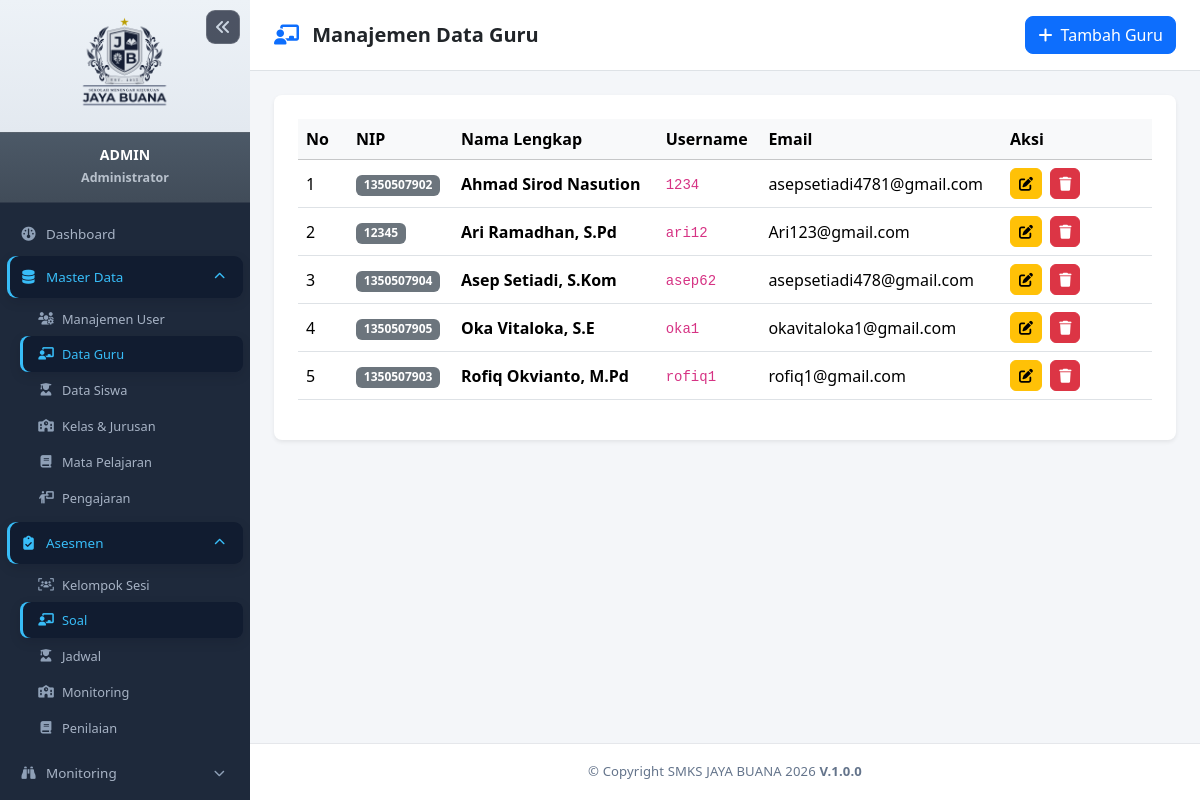
Screenshot of /admin/guru.php (signed in) with the database file from the repository.
### tables this page shows
CREATE TABLE `guru` (
  `id` int(10) UNSIGNED NOT NULL,
  `user_id` int(10) UNSIGNED NOT NULL,
  `nip` varchar(30) DEFAULT NULL,
  `nama_lengkap` varchar(100) NOT NULL,
  `email` varchar(100) DEFAULT NULL,
  `created_at` timestamp NULL DEFAULT current_timestamp()
);

CREATE TABLE `users` (
  `id` int(10) UNSIGNED NOT NULL,
  `username` varchar(50) NOT NULL,
  `password` varchar(255) NOT NULL,
  `email` varchar(100) DEFAULT NULL,
  `role_id` tinyint(3) UNSIGNED NOT NULL,
  `is_active` tinyint(1) NOT NULL DEFAULT 1,
  `created_at` timestamp NULL DEFAULT current_timestamp(),
  `updated_at` timestamp NULL DEFAULT current_timestamp() ON UPDATE current_timestamp()
);

### config/helper.php (called while the page is built, shortened)
<?php
function sanitize($data) {
    return htmlspecialchars(trim($data), ENT_QUOTES, 'UTF-8');
}

### admin/guru.php (the view, shortened to what this page needs)
<?php
require_once __DIR__ . '/../config/helper.php';
$db = Database::getInstance();
$stmt_list = $db->query("
    SELECT g.*, u.username, u.is_active
    FROM guru g
    JOIN users u ON g.user_id = u.id
    ORDER BY g.nama_lengkap ASC
");
$daftar_guru = $stmt_list->fetchAll();
?>
<?php require_once __DIR__ . '/../includes/header.php'; ?>
<?php require_once __DIR__ . '/../includes/sidebar.php'; ?>
<div id="page-content-wrapper">
    <nav class="navbar navbar-expand-lg navbar-light bg-white border-bottom px-4 py-3">
        <div class="d-flex align-items-center justify-content-between w-100">
            <h5 class="mb-0 fw-bold"><i class="fa-solid fa-chalkboard-user text-primary me-2"></i> Manajemen Data Guru</h5>
            <button class="btn btn-primary rounded-3" data-bs-toggle="modal" data-bs-target="#modalTambahGuru">
                <i class="fa-solid fa-plus me-1"></i> Tambah Guru
            </button>
        </div>
    </nav>
    <div class="container-fluid p-4">
        <div class="card border-0 shadow-sm rounded-3">
            <div class="card-body p-4">
                <div class="table-responsive">
                    <table class="table table-hover align-middle">
                        <thead class="table-light">
                            <tr>
                                <th width="50">No</th>
                                <th>NIP</th>
                                <th>Nama Lengkap</th>
                                <th>Username</th>
                                <th>Email</th>
                                <th width="150">Aksi</th>
                            </tr>
                        </thead>
                        <tbody>
                            <?php if (empty($daftar_guru)): ?>
                                <tr>
                                    <td colspan="6" class="text-center py-4 text-muted">Belum ada data guru yang terdaftar.</td>
                                </tr>
                            <?php else: ?>
                                <?php $no = 1; foreach ($daftar_guru as $g): ?>
                                    <tr>
                                        <td><?= $no++ ?></td>
                                        <td><span class="badge bg-secondary"><?= htmlspecialchars($g['nip'] ?: '-') ?></span></td>
                                        <td><strong><?= htmlspecialchars($g['nama_lengkap']) ?></strong></td>
                                        <td><code><?= htmlspecialchars($g['username']) ?></code></td>
                                        <td><?= htmlspecialchars($g['email'] ?: '-') ?></td>
                                        <td>
                                            <button class="btn btn-sm btn-warning me-1 rounded-2"
                                                    data-bs-toggle="modal"
                                                    data-bs-target="#modalEditGuru<?= $g['id'] ?>">
                                                <i class="fa-solid fa-pen-to-square"></i>
                                            </button>
                                            <a href="guru.php?hapus=<?= $g['id'] ?>"
                                               class="btn btn-sm btn-danger rounded-2"
                                               onclick="return confirm('Apakah Anda yakin ingin menghapus guru ini beserta akunnya?');">
                                                <i class="fa-solid fa-trash"></i>
                                            </a>
                                        </td>
                                    </tr>
                                <?php endforeach; ?>
                            <?php endif; ?>
                        </tbody>
                    </table>
                </div>
            </div>
        </div>
    </div>
</div>
<?php require_once __DIR__ . '/../includes/footer.php'; ?>

### includes/header.php (shortened to what this page needs)
<?php
require_once __DIR__ . '/../config/helper.php';
?>
<!DOCTYPE html>
<html lang="id">
<head>
    <link href="https://cdn.jsdelivr.net/npm/bootstrap@5.3.2/dist/css/bootstrap.min.css" rel="stylesheet">
    <link href="https://cdnjs.cloudflare.com/ajax/libs/font-awesome/6.4.0/css/all.min.css" rel="stylesheet">
    <link href="https://cdn.jsdelivr.net/npm/sweetalert2@11/dist/sweetalert2.min.css" rel="stylesheet">
</head>
<body>
<div id="wrapper">

### includes/sidebar.php (shortened to what this page needs)
<?php
$current_page = basename($_SERVER['PHP_SELF']);
$role_id = (int)($_SESSION['role_id'] ?? 0);
$sidebar_profile_name = $_SESSION['username'] ?? 'Pengguna';
$sidebar_profile_role = [1 => 'Administrator', 2 => 'Guru', 3 => 'Siswa'][$role_id] ?? 'Pengguna';
?>
<div id="sidebar-wrapper" class="<?= $role_id === 1 ? 'admin-sidebar' : '' ?>">
    <div class="sidebar-profile">
        <div class="sidebar-profile-logo">
            <img src="../assets/img/jb-mobile.png" alt="Logo SMKS Jaya Buana">
        </div>
        <div class="sidebar-profile-info">
            <span class="sidebar-profile-name"><?= sanitize($sidebar_profile_name) ?></span>
            <span class="sidebar-profile-role"><?= sanitize($sidebar_profile_role) ?></span>
        </div>
    </div>
    <?php if ($role_id === 1): ?>
    <button type="button" class="admin-sidebar-toggle" id="adminSidebarToggle" aria-label="Kecilkan sidebar" title="Kecilkan sidebar">
        <i class="fa-solid fa-angles-left"></i>
    </button>
    <?php endif; ?>
    <div class="list-group list-group-flush mt-3">
        <?php if ($role_id === 1): ?>
        <a href="index.php" class="list-group-item list-group-item-action <?= ($current_page == 'index.php') ? 'active' : '' ?>">
            <i class="fa-solid fa-gauge me-2"></i><span class="sidebar-menu-label">Dashboard</span>
        </a>
        <?php $admin_master_aktif = in_array($current_page, ['users.php','guru.php','siswa.php','kelas.php','mapel.php','pengajaran.php'], true); ?>
        <a href="#sidebarAdminMaster" class="list-group-item list-group-item-action <?= $admin_master_aktif ? 'active' : '' ?>" data-bs-toggle="collapse" aria-expanded="<?= $admin_master_aktif ? 'true' : 'false' ?>" aria-controls="sidebarAdminMaster">
            <i class="fa-solid fa-database me-2"></i><span class="sidebar-menu-label flex-grow-1">Master Data</span><i class="fa-solid fa-chevron-down sidebar-menu-chevron"></i>
        </a>
        <div class="collapse sidebar-submenu <?= $admin_master_aktif ? 'show' : '' ?>" id="sidebarAdminMaster">
            <a href="users.php" class="list-group-item list-group-item-action <?= $current_page === 'users.php' ? 'active' : '' ?>"><i class="fa-solid fa-users-gear me-2"></i><span class="sidebar-menu-label">Manajemen User</span></a>
            <a href="guru.php" class="list-group-item list-group-item-action <?= $current_page === 'guru.php' ? 'active' : '' ?>"><i class="fa-solid fa-chalkboard-user me-2"></i><span class="sidebar-menu-label">Data Guru</span></a>
            <a href="siswa.php" class="list-group-item list-group-item-action <?= $current_page === 'siswa.php' ? 'active' : '' ?>"><i class="fa-solid fa-user-graduate me-2"></i><span class="sidebar-menu-label">Data Siswa</span></a>
            <a href="kelas.php" class="list-group-item list-group-item-action <?= $current_page === 'kelas.php' ? 'active' : '' ?>"><i class="fa-solid fa-school me-2"></i><span class="sidebar-menu-label">Kelas &amp; Jurusan</span></a>
            <a href="mapel.php" class="list-group-item list-group-item-action <?= $current_page === 'mapel.php' ? 'active' : '' ?>"><i class="fa-solid fa-book me-2"></i><span class="sidebar-menu-label">Mata Pelajaran</span></a>
            <a href="pengajaran.php" class="list-group-item list-group-item-action <?= $current_page === 'pengajaran.php' ? 'active' : '' ?>"><i class="fa-solid fa-person-chalkboard me-2"></i><span class="sidebar-menu-label">Pengajaran</span></a>
        </div>
        <?php $admin_master_aktif = in_array($current_page, ['users.php','guru.php','siswa.php','kelas.php','mapel.php','pengajaran.php'], true); ?>
        <a href="#sidebarAdminMaster" class="list-group-item list-group-item-action <?= $admin_master_aktif ? 'active' : '' ?>" data-bs-toggle="collapse" aria-expanded="<?= $admin_master_aktif ? 'true' : 'false' ?>" aria-controls="sidebarAdminMaster">
            <i class="fa-solid fa-clipboard-check me-2"></i><span class="sidebar-menu-label flex-grow-1">Asesmen</span><i class="fa-solid fa-chevron-down sidebar-menu-chevron"></i>
        </a>
        <div class="collapse sidebar-submenu <?= $admin_master_aktif ? 'show' : '' ?>" id="sidebarAdminMaster">
            <a href="kelompok_sesi.php" class="list-group-item list-group-item-action <?= $current_page === 'kelompok_sesi.php' ? 'active' : '' ?>"><i class="fa-solid fa-users-viewfinder me-2"></i><span class="sidebar-menu-label">Kelompok Sesi</span></a>
            <a href="guru.php" class="list-group-item list-group-item-action <?= $current_page === 'guru.php' ? 'active' : '' ?>"><i class="fa-solid fa-chalkboard-user me-2"></i><span class="sidebar-menu-label">Soal</span></a>
            <a href="siswa.php" class="list-group-item list-group-item-action <?= $current_page === 'siswa.php' ? 'active' : '' ?>"><i class="fa-solid fa-user-graduate me-2"></i><span class="sidebar-menu-label">Jadwal</span></a>
            <a href="kelas.php" class="list-group-item list-group-item-action <?= $current_page === 'kelas.php' ? 'active' : '' ?>"><i class="fa-solid fa-school me-2"></i><span class="sidebar-menu-label">Monitoring</span></a>
            <a href="mapel.php" class="list-group-item list-group-item-action <?= $current_page === 'mapel.php' ? 'active' : '' ?>"><i class="fa-solid fa-book me-2"></i><span class="sidebar-menu-label">Penilaian</span></a>
        </div>
        <?php $admin_monitor_aktif = in_array($current_page, ['monitoring.php','monitoring_materi.php','monitoring_tugas.php','monitoring_ujian.php','aktivitas_guru.php'], true); ?>
        <a href="#sidebarAdminMonitoring" class="list-group-item list-group-item-action <?= $admin_monitor_aktif ? 'active' : '' ?>" data-bs-toggle="collapse" aria-expanded="<?= $admin_monitor_aktif ? 'true' : 'false' ?>" aria-controls="sidebarAdminMonitoring">
            <i class="fa-solid fa-binoculars me-2"></i><span class="sidebar-menu-label flex-grow-1">Monitoring</span><i class="fa-solid fa-chevron-down sidebar-menu-chevron"></i>
        </a>
        <?php endif; ?>
    </div>
</div>

### includes/footer.php (shortened to what this page needs)
</div>
</body>
</html>

### includes/header.php (style rules this page uses)
:root { --sidebar-width: 250px; }
body { background-color: #f4f6f9; font-family: 'Segoe UI', Tahoma, Geneva, Verdana, sans-serif; }
#wrapper { display: flex; width: 100%; height: 100vh; height:100dvh; overflow-x: hidden; }
#sidebar-wrapper { width: var(--sidebar-width); background: #1e293b; color: #fff; flex-shrink: 0; transition: all 0.3s; }
#sidebar-wrapper .list-group-item { background: transparent; color: #94a3b8; border: none; padding: 0.8rem 1.5rem; font-weight: 500; }
#sidebar-wrapper .list-group-item:hover, #sidebar-wrapper .list-group-item.active { background: #0f172a; color: #38bdf8; border-left: 4px solid #38bdf8; }
#page-content-wrapper { flex-grow: 1; overflow-y: auto; }

### includes/sidebar.php (style rules this page uses)
.sidebar-profile { border-bottom: 1px solid rgba(255,255,255,.08); text-align: center; }
.sidebar-profile-logo { height: 132px; padding: 12px 20px 16px; display: grid; place-items: center; background: linear-gradient(180deg, #edf2f7 0%, #e3e9f0 100%); overflow: hidden; }
.sidebar-profile-logo img { display: block; width: 96px; height: 96px; max-width: 100%; max-height: 100%; object-fit: contain; mix-blend-mode: multiply; }
.sidebar-profile-info { padding: 13px 12px 14px; border-top: 1px solid rgba(255,255,255,.12); background: linear-gradient(180deg, #4c5967 0%, #414c59 100%); }
.sidebar-profile-name { display: block; color: #fff; font-size: .88rem; font-weight: 750; line-height: 1.3; text-transform: uppercase; overflow-wrap: anywhere; }
.sidebar-profile-role { display: block; margin-top: 5px; color: #b8c1cc; font-size: .78rem; font-weight: 650; }
#sidebar-wrapper .list-group { padding: 3px 7px 12px; margin-top: 7px !important; gap: 2px; overflow-y: auto; overflow-x: hidden; flex: 1 1 auto; }
#sidebar-wrapper .list-group-item { min-height: 42px; padding: 9px 11px; border: 0 !important; border-radius: 9px; color: #a7b3c5; font-size: .84rem; line-height: 1.25; display: flex; align-items: center; transition: color .18s ease, background .18s ease, transform .18s ease; }
#sidebar-wrapper .list-group-item i { width: 21px; margin-right: 7px !important; color: #8fa0b7; font-size: .88rem; text-align: center; transition: color .18s ease; }
#sidebar-wrapper .list-group-item.active { color: #38bdf8; background: #111c30; box-shadow: inset 3px 0 0 #38bdf8, 0 4px 12px rgba(2,8,23,.12); }
#sidebar-wrapper .list-group-item.active i { color: #38bdf8; }
#sidebar-wrapper .sidebar-submenu { margin: 1px 0 4px; padding-left: 13px; }
#sidebar-wrapper .sidebar-submenu .list-group-item { min-height: 36px; padding: 7px 10px 7px 17px; font-size: .8rem; border-radius: 8px; }
#sidebar-wrapper .sidebar-submenu .list-group-item i { width: 18px; font-size: .78rem; }
#sidebar-wrapper .sidebar-menu-chevron { width: auto !important; margin-right: 0 !important; font-size: .7rem !important; transition: transform .2s ease; }
#sidebar-wrapper [aria-expanded="true"] .sidebar-menu-chevron { transform: rotate(180deg); }
#sidebar-wrapper { display: flex; flex-direction: column; height: 100dvh; overflow: hidden; }
.admin-sidebar-toggle { position: absolute; top: 10px; right: 10px; z-index: 2; width: 34px; height: 34px; display: grid; place-items: center; border: 1px solid rgba(255,255,255,.16); border-radius: 9px; background: rgba(15,23,42,.72); color: #cbd5e1; transition: color .18s ease, background .18s ease; }
#sidebar-wrapper.admin-sidebar { position: relative; }
#sidebar-wrapper.admin-sidebar .sidebar-profile, #sidebar-wrapper.admin-sidebar .list-group-item, #sidebar-wrapper.admin-sidebar .sidebar-menu-label { transition: all .25s ease; }

### includes/footer.php (style rules this page uses)
#page-content-wrapper { display: flex; flex-direction: column; }

### rows the page displays
guru: nip "1350507902", nama_lengkap "Ahmad Sirod Nasution", user.username "1234", email "asepsetiadi4781@gmail.com"
guru: nip "12345", nama_lengkap "Ari Ramadhan, S.Pd", user.username "ari12", email "Ari123@gmail.com"
guru: nip "1350507904", nama_lengkap "Asep Setiadi, S.Kom", user.username "asep62", email "asepsetiadi478@gmail.com"
guru: nip "1350507905", nama_lengkap "Oka Vitaloka, S.E", user.username "oka1", email "okavitaloka1@gmail.com"
guru: nip "1350507903", nama_lengkap "Rofiq Okvianto, M.Pd", user.username "rofiq1", email "rofiq1@gmail.com"

### other values shown
$sidebar_profile_name "ADMIN"
$sidebar_profile_role "Administrator"
